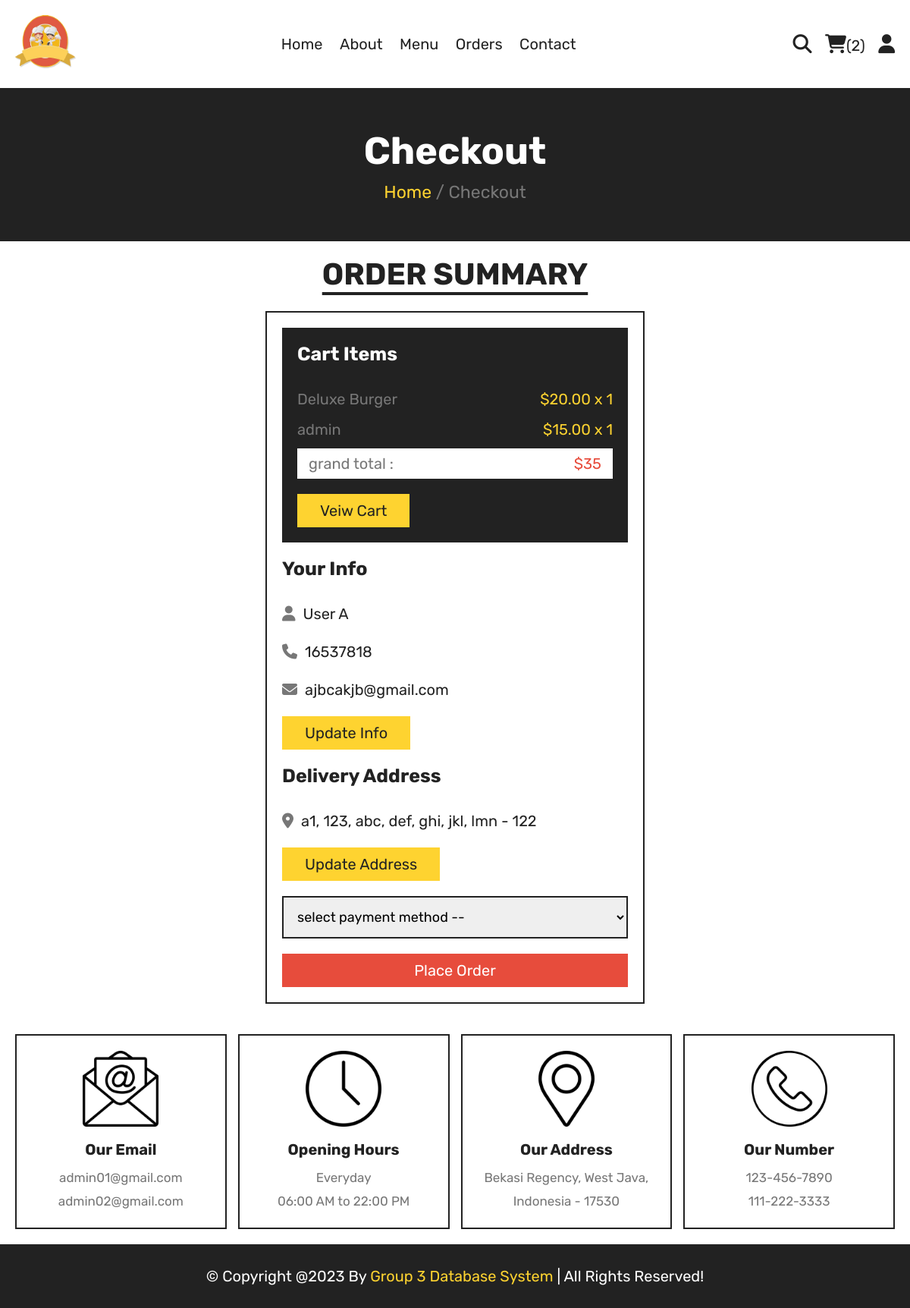
Screenshot of /checkout.php (signed in) with the database file from the repository.
### tables this page shows
CREATE TABLE `cart` (
  `CartID` int(100) NOT NULL,
  `CustomerID` int(100) NOT NULL,
  `MenuID` int(100) NOT NULL,
  `Name` varchar(100) NOT NULL,
  `Price` decimal(10,2) NOT NULL,
  `Quantity` int(10) NOT NULL,
  `Image` varchar(100) NOT NULL
);

CREATE TABLE `customer` (
  `CustomerID` int(100) NOT NULL,
  `Name` varchar(70) NOT NULL,
  `Email` varchar(140) NOT NULL,
  `Number` varchar(12) NOT NULL,
  `Password` varchar(70) NOT NULL,
  `Address` varchar(200) NOT NULL
);

### checkout.php (the view, shortened to what this page needs)
<?php
   include 'components/connect.php';
   if(isset($_SESSION['user_id'])){
      $user_id = $_SESSION['user_id'];
   } else {
      $user_id = '';
      header('location:home.php');
   };
?>
<!DOCTYPE html>
<html lang="en">
   <head>
      <link rel="stylesheet" href="https://cdnjs.cloudflare.com/ajax/libs/font-awesome/6.1.1/css/all.min.css">
      <link rel="stylesheet" href="css/style.css">
   </head>
   <body>
      <?php include 'components/user_header.php'; ?>
      <div class="heading">
         <h3>checkout</h3>
         <p><a href="home.php">Home</a> <span> / Checkout</span></p>
      </div>
      <section class="checkout">
         <h1 class="title">order summary</h1>
      <form action="" method="post">
         <div class="cart-items">
            <h3>cart items</h3>
            <?php
               $grand_total = 0;
               $select_cart = $conn->prepare("SELECT * FROM `cart` WHERE CustomerID = ?");
               $select_cart->execute([$user_id]);
               if($select_cart->rowCount() > 0){
                  while($fetch_cart = $select_cart->fetch(PDO::FETCH_ASSOC)){
                     $grand_total += ($fetch_cart['Price'] * $fetch_cart['Quantity']);
            ?>
            <p><span class="name"><?= $fetch_cart['Name']; ?></span><span class="price">$<?= $fetch_cart['Price']; ?> x <?= $fetch_cart['Quantity']; ?></span></p>
            <?php
                  }
               }else{
                  echo '<p class="empty">your cart is empty!</p>';
               }
            ?>
            <p class="grand-total"><span class="name">grand total :</span><span class="price">$<?= $grand_total; ?></span></p>
            <a href="cart.php" class="btn">veiw cart</a>
         </div>
         <div class="user-info">
            <h3>your info</h3>
            <p><i class="fas fa-user"></i><span><?= $fetch_profile['Name'] ?></span></p>
            <p><i class="fas fa-phone"></i><span><?= $fetch_profile['Number'] ?></span></p>
            <p><i class="fas fa-envelope"></i><span><?= $fetch_profile['Email'] ?></span></p>
            <a href="update_profile.php" class="btn">update info</a>
            <h3>delivery address</h3>
            <p><i class="fas fa-map-marker-alt"></i><span><?php if($fetch_profile['Address'] == ''){echo 'please enter your address';}else{echo $fetch_profile['Address'];} ?></span></p>
            <a href="update_address.php" class="btn">update address</a>
            <select name="method" class="box" required>
               <option value="" disabled selected>select payment method --</option>
            </select>
            <input type="submit" value="place order" class="btn <?php if($fetch_profile['Address'] == ''){echo 'disabled';} ?>" style="width:100%; background:var(--red); color:var(--white);" name="submit">
         </div>
      </form>
      </section>
      <?php include 'components/footer.php'; ?>
   </body>
</html>

### css/style.css (style rules this page uses)
:root { --yellow:#fed330; --red:#e74c3c; --white:#fff; --black:#222; --light-color:#777; --border:.2rem solid var(--black); }
* { font-family: 'Rubik', sans-serif; margin:0; padding:0; box-sizing: border-box; outline: none; border: none; text-decoration: none; }
html { font-size: 62.5%; overflow-x: hidden; scroll-behavior: smooth; stop-opacity: 7rem; }
section { margin:0 auto; max-width: 1200px; padding:2rem; }
.title { text-align: center; margin-bottom: 2.5rem; font-size: 4rem; color:var(--black); text-transform: uppercase; text-decoration: underline; text-underline-offset: 1rem; }
.heading { display: flex; align-items: center; justify-content: center; gap:1rem; flex-flow: column; background-color: var(--black); min-height: 20rem; }
.heading h3 { font-size: 5rem; color:var(--white); text-transform: capitalize; }
.heading p { font-size: 2.3rem; color:var(--light-color); }
.heading p a { color:var(--yellow); }
.btn, .delete-btn { margin-top: 1rem; display: inline-block; font-size: 2rem; padding:1rem 3rem; cursor: pointer; text-transform: capitalize; transition: .2s linear; }
.btn { background-color: var(--yellow); color:var(--black); }
.checkout form { max-width: 50rem; margin:0 auto; border:var(--border); padding:2rem; }
.checkout form h3 { font-size: 2.5rem; text-transform: capitalize; padding: 2rem 0; color:var(--black); }
.checkout form .cart-items { background-color: var(--black); padding:2rem; padding-top: 0; }
.checkout form .cart-items h3 { color:var(--white); }
.checkout form .cart-items p { display: flex; align-items: center; gap:1.5rem; justify-content: space-between; margin:1rem 0; line-height: 1.5; font-size: 2rem; }
.checkout form .cart-items p .name { color:var(--light-color); }
.checkout form .cart-items p .price { color:var(--yellow); }
.checkout form .cart-items .grand-total { background-color: var(--white); padding:.5rem 1.5rem; }
.checkout form .cart-items .grand-total .price { color:var(--red); }
.checkout form .user-info p { font-size: 2rem; line-height: 1.5; padding:1rem 0; }
.checkout form .user-info p i { color:var(--light-color); margin-right: 1rem; }
.checkout form .user-info p span { color:var(--black); }
.checkout form .user-info .box { width: 100%; border:var(--border); padding:1.4rem; margin-top: 2rem; margin-bottom: 1rem; font-size: 1.8rem; }

### rows the page displays
cart: Name "Deluxe Burger", Price "20.00", Quantity "1"
cart: Name "admin", Price "15.00", Quantity "1"
customer: Name "User A", Number "16537818", Email "ajbcakjb@gmail.com", Address "a1, 123, abc, def, ghi, jkl, lmn - 122", submit "place order"

### other values shown
$total_cart_items "2"
$grand_total "35"
